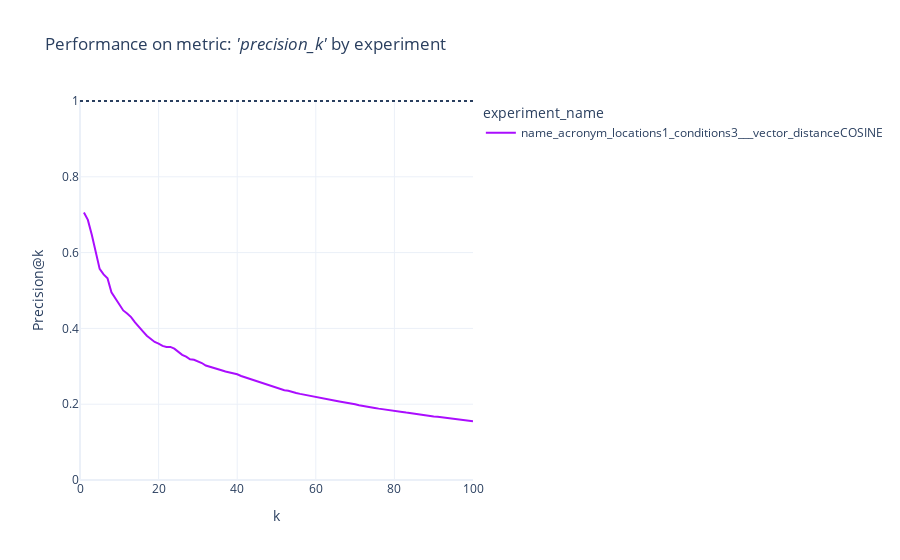
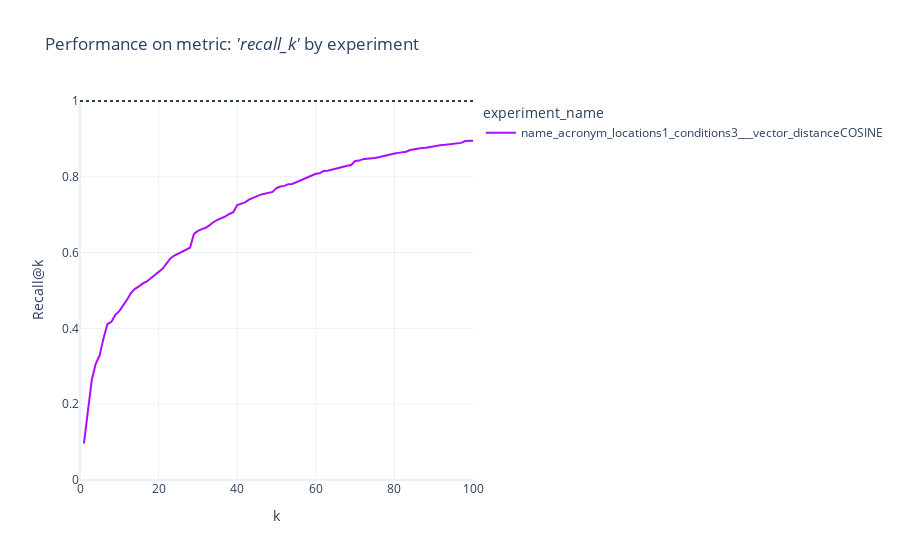

The notebook cell saved with these charts, in order:
### Code cell
import numpy as np
import pandas as pd
from p06_search_engine import io

TOP_K = 100

df_annotations = pd.read_json(config.PATH_DATA_2ND_ANNOTATIONS)

dfs = []
for experiment_name in ["name_acronym_locations1_conditions3___vector_distanceCOSINE"]:
    df_searches = pd.read_json(f"{config.PATH_DATA_SEARCHES}/{experiment_name}.json")

    df = (
        df_searches
        .merge(df_annotations, on=["query_id", "registry_id"], how="outer")
        
        .sort_values(by=["query_id", "registry_id"])

        .assign(search_rank=lambda df: df["search_rank"].fillna(np.inf))
        .assign(annotation_label=lambda df: pd.Categorical(df["annotation_label"], categories=["YES", "NO"], ordered=True))
        .sort_values(["query_id", "search_rank"])

        .assign(
            k=lambda df: df["search_rank"].fillna(np.inf), 
            y=lambda df: df["annotation_label"] == "YES", 
            precision_k=lambda df: df.groupby("query_id")["y"].transform("cumsum") / df["k"], 
            recall_k=lambda df: df.groupby("query_id")["y"].transform("cumsum") / df.groupby("query_id")["y"].transform("sum"), 
        )

        .groupby("k")
        [["precision_k", "recall_k"]]
        .mean()

        .head(TOP_K)

        .assign(experiment_name=experiment_name)
        .reset_index()
        [["experiment_name", "k", "precision_k", "recall_k"]]
    )
    dfs.append(df)

df = pd.concat(dfs, ignore_index=True)

for metric_name in ["precision_k", "recall_k"]:
    fig = (
        px.line(
            df, 
            x="k", 
            y=metric_name, 
            color="experiment_name", 
            labels={"precision_k": "Precision@k", "recall_k": "Recall@k"}, 
            color_discrete_sequence=px.colors.qualitative.Alphabet, 
            category_orders={"experiment_name": df["experiment_name"].tolist()}, 
            title=f"Performance on metric: <i>'{metric_name}'</i> by experiment",
            template="plotly_white", 
        )
        .update_xaxes(rangemode="tozero").update_yaxes(rangemode="tozero").add_hline(1, line_dash="dot")
    )
    fig.show()

### Figure 1 — Plotly figure (JSON) as saved in the notebook; plotly's stock layout.template omitted (floating-point values rounded to 4 significant figures)
{"data": [{"hovertemplate": "experiment_name=name_acronym_locations1_conditions3___vector_distanceCOSINE<br>k=%{x}<br>Precision@k=%{y}<extra></extra>", "legendgroup": "name_acronym_locations1_conditions3___vector_distanceCOSINE", "line": {"color": "#AA0DFE", "dash": "solid"}, "marker": {"symbol": "circle"}, "mode": "lines", "name": "name_acronym_locations1_conditions3___vector_distanceCOSINE", "orientation": "v", "showlegend": true, "type": "scatter", "x": [1.0, 2.0, 3.0, 4.0, 5.0, 6.0, 7.0, 8.0, 9.0, 10.0, 11.0, 12.0, 13.0, 14.0, 15.0, 16.0, 17.0, 18.0, 19.0, 20.0, 21.0, 22.0, 23.0, 24.0, 25.0, 26.0, 27.0, 28.0, 29.0, 30.0, 31.0, 32.0, 33.0, 34.0, 35.0, 36.0, 37.0, 38.0, 39.0, 40.0, 41.0, 42.0, 43.0, 44.0, 45.0, 46.0, 47.0, 48.0, 49.0, 50.0, 51.0, 52.0, 53.0, 54.0, 55.0, 56.0, 57.0, 58.0, 59.0, 60.0, 61.0, 62.0, 63.0, 64.0, 65.0, 66.0, 67.0, 68.0, 69.0, 70.0, 71.0, 72.0, 73.0, 74.0, 75.0, 76.0, 77.0, 78.0, 79.0, 80.0, 81.0, 82.0, 83.0, 84.0, 85.0, 86.0, 87.0, 88.0, 89.0, 90.0, 91.0, 92.0, 93.0, 94.0, 95.0, 96.0, 97.0, 98.0, 99.0, 100.0], "xaxis": "x", "y": [0.7059, 0.6863, 0.6471, 0.6029, 0.5569, 0.5425, 0.5322, 0.4951, 0.4793, 0.4627, 0.4474, 0.4395, 0.4299, 0.416, 0.4026, 0.3922, 0.3806, 0.3715, 0.3643, 0.3598, 0.3539, 0.3512, 0.3512, 0.3464, 0.338, 0.3303, 0.3253, 0.3186, 0.3171, 0.3131, 0.3087, 0.3021, 0.2995, 0.2958, 0.2936, 0.2898, 0.2862, 0.2838, 0.28, 0.2789, 0.2745, 0.2712, 0.2677, 0.2638, 0.2606, 0.2575, 0.2541, 0.2504, 0.2469, 0.2435, 0.2403, 0.2368, 0.2357, 0.2317, 0.2296, 0.2272, 0.225, 0.2231, 0.2213, 0.2196, 0.217, 0.2157, 0.2126, 0.2108, 0.209, 0.2071, 0.2057, 0.2039, 0.2015, 0.1997, 0.1975, 0.1961, 0.1939, 0.1916, 0.1901, 0.1883, 0.1872, 0.1858, 0.1839, 0.1828, 0.1813, 0.1796, 0.1779, 0.1762, 0.1751, 0.1733, 0.1715, 0.1698, 0.1688, 0.1678, 0.1668, 0.1654, 0.1638, 0.1625, 0.161, 0.1597, 0.1589, 0.1577, 0.1561, 0.1547], "yaxis": "y"}], "layout": {"legend": {"title": {"text": "experiment_name"}, "tracegroupgap": 0}, "shapes": [{"line": {"dash": "dot"}, "type": "line", "x0": 0, "x1": 1, "xref": "x domain", "y0": 1, "y1": 1, "yref": "y"}], "title": {"text": "Performance on metric: <i>'precision_k'</i> by experiment"}, "xaxis": {"anchor": "y", "domain": [0, 1], "rangemode": "tozero", "title": {"text": "k"}}, "yaxis": {"anchor": "x", "domain": [0, 1], "rangemode": "tozero", "title": {"text": "Precision@k"}}}}

### Figure 2 — Plotly figure (JSON) as saved in the notebook; plotly's stock layout.template omitted (floating-point values rounded to 4 significant figures)
{"data": [{"hovertemplate": "experiment_name=name_acronym_locations1_conditions3___vector_distanceCOSINE<br>k=%{x}<br>Recall@k=%{y}<extra></extra>", "legendgroup": "name_acronym_locations1_conditions3___vector_distanceCOSINE", "line": {"color": "#AA0DFE", "dash": "solid"}, "marker": {"symbol": "circle"}, "mode": "lines", "name": "name_acronym_locations1_conditions3___vector_distanceCOSINE", "orientation": "v", "showlegend": true, "type": "scatter", "x": [1.0, 2.0, 3.0, 4.0, 5.0, 6.0, 7.0, 8.0, 9.0, 10.0, 11.0, 12.0, 13.0, 14.0, 15.0, 16.0, 17.0, 18.0, 19.0, 20.0, 21.0, 22.0, 23.0, 24.0, 25.0, 26.0, 27.0, 28.0, 29.0, 30.0, 31.0, 32.0, 33.0, 34.0, 35.0, 36.0, 37.0, 38.0, 39.0, 40.0, 41.0, 42.0, 43.0, 44.0, 45.0, 46.0, 47.0, 48.0, 49.0, 50.0, 51.0, 52.0, 53.0, 54.0, 55.0, 56.0, 57.0, 58.0, 59.0, 60.0, 61.0, 62.0, 63.0, 64.0, 65.0, 66.0, 67.0, 68.0, 69.0, 70.0, 71.0, 72.0, 73.0, 74.0, 75.0, 76.0, 77.0, 78.0, 79.0, 80.0, 81.0, 82.0, 83.0, 84.0, 85.0, 86.0, 87.0, 88.0, 89.0, 90.0, 91.0, 92.0, 93.0, 94.0, 95.0, 96.0, 97.0, 98.0, 99.0, 100.0], "xaxis": "x", "y": [0.0963, 0.1857, 0.2645, 0.3068, 0.3288, 0.375, 0.4115, 0.4174, 0.4357, 0.4455, 0.4593, 0.4764, 0.4936, 0.5045, 0.511, 0.5189, 0.524, 0.532, 0.5402, 0.5503, 0.5574, 0.5708, 0.5848, 0.5923, 0.5976, 0.6039, 0.6088, 0.6128, 0.6495, 0.6574, 0.6618, 0.6655, 0.6725, 0.6808, 0.6866, 0.6907, 0.6955, 0.7019, 0.7064, 0.7256, 0.729, 0.7324, 0.7397, 0.7444, 0.7487, 0.7529, 0.7554, 0.7576, 0.7602, 0.7702, 0.7744, 0.776, 0.7806, 0.7812, 0.7857, 0.7905, 0.7935, 0.7989, 0.8031, 0.8081, 0.8096, 0.8154, 0.8158, 0.8189, 0.8216, 0.8243, 0.8275, 0.8293, 0.831, 0.8418, 0.8428, 0.8465, 0.8475, 0.8479, 0.8499, 0.8514, 0.8542, 0.8569, 0.858, 0.8616, 0.8631, 0.8652, 0.8663, 0.8706, 0.8728, 0.8734, 0.876, 0.8765, 0.8785, 0.8812, 0.8831, 0.8841, 0.8847, 0.8856, 0.8862, 0.8872, 0.8895, 0.8944, 0.8944, 0.895], "yaxis": "y"}], "layout": {"legend": {"title": {"text": "experiment_name"}, "tracegroupgap": 0}, "shapes": [{"line": {"dash": "dot"}, "type": "line", "x0": 0, "x1": 1, "xref": "x domain", "y0": 1, "y1": 1, "yref": "y"}], "title": {"text": "Performance on metric: <i>'recall_k'</i> by experiment"}, "xaxis": {"anchor": "y", "domain": [0, 1], "rangemode": "tozero", "title": {"text": "k"}}, "yaxis": {"anchor": "x", "domain": [0, 1], "rangemode": "tozero", "title": {"text": "Recall@k"}}}}
